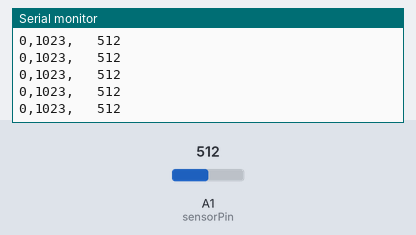
Bench run of a sketch on a simulated Arduino Uno, built with avr-gcc and run on an emulated ATmega328P. Parts: the last lines printed to the serial monitor. Inputs (shaded band) come from the test bench; at power-on: A1 (sensorPin) = 512.

Above: at 1.2 s.
1.3 s: A1 (sensorPin) set to 716
At 1.31 s:
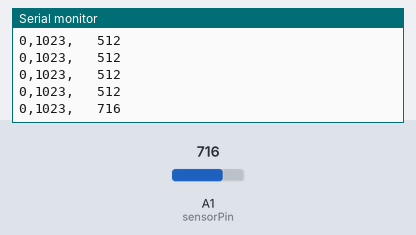
2.8 s: A1 (sensorPin) set to 900
At 2.82 s:
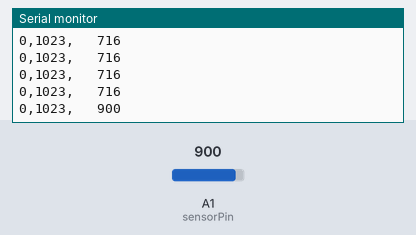
Timing chart, 0 to 5.8 s (numbered marks = the images above; inputs shaded):
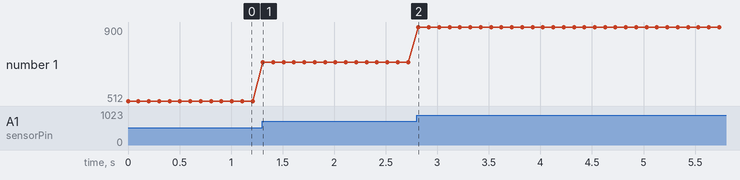

The sketch:

ResistiveSimple.ino
```cpp
// reading analog sensor value, e.g. simple resistive sensing

const int sensorPin = A1;    // input pin for the sensor
int sensorValue = 0;  // variable to store the value coming from the sensor

void setup() {
  Serial.begin(9600);
  pinMode(sensorPin, INPUT);
}

void loop() {
  // read the value from the sensor
  sensorValue = analogRead(sensorPin);
  // print the reading value with max and min for better visualization
  Serial.print(0);
  Serial.print(",");
  Serial.print(1023);
  Serial.print(",   ");
  Serial.println(sensorValue);
  delay(100);
}
```

Measured:
- after the input at 1.3 s, the serial monitor: prints a new line at once (image 1)
- after the input at 2.8 s, the serial monitor: prints a new line at once (image 2)
- plotted number 1: 512 → 716 after the input at 1.3 s, 716 → 900 after the input at 2.8 s
